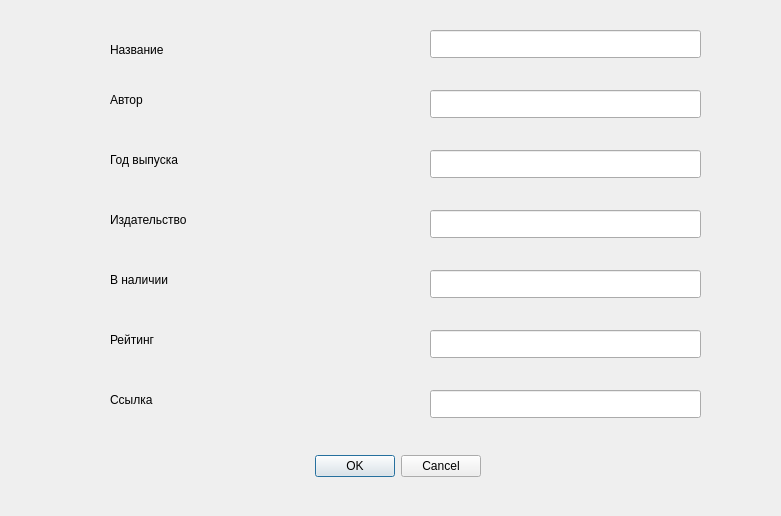
<?xml version="1.0" encoding="UTF-8"?>
<ui version="4.0">
 <class>EditBook</class>
 <widget class="QDialog" name="EditBook">
  <property name="geometry">
   <rect>
    <x>0</x>
    <y>0</y>
    <width>781</width>
    <height>516</height>
   </rect>
  </property>
  <property name="windowTitle">
   <string>Dialog</string>
  </property>
  <widget class="QDialogButtonBox" name="buttonBox">
   <property name="geometry">
    <rect>
     <x>310</x>
     <y>450</y>
     <width>171</width>
     <height>32</height>
    </rect>
   </property>
   <property name="orientation">
    <enum>Qt::Orientation::Horizontal</enum>
   </property>
   <property name="standardButtons">
    <set>QDialogButtonBox::StandardButton::Cancel|QDialogButtonBox::StandardButton::Ok</set>
   </property>
  </widget>
  <widget class="QLabel" name="titleBook">
   <property name="geometry">
    <rect>
     <x>110</x>
     <y>40</y>
     <width>151</width>
     <height>20</height>
    </rect>
   </property>
   <property name="text">
    <string>Название</string>
   </property>
  </widget>
  <widget class="QLabel" name="authorBook">
   <property name="geometry">
    <rect>
     <x>110</x>
     <y>90</y>
     <width>151</width>
     <height>20</height>
    </rect>
   </property>
   <property name="text">
    <string>Автор</string>
   </property>
  </widget>
  <widget class="QLabel" name="releaseBook">
   <property name="geometry">
    <rect>
     <x>110</x>
     <y>150</y>
     <width>151</width>
     <height>20</height>
    </rect>
   </property>
   <property name="text">
    <string>Год выпуска</string>
   </property>
  </widget>
  <widget class="QLabel" name="publishigBook">
   <property name="geometry">
    <rect>
     <x>110</x>
     <y>210</y>
     <width>151</width>
     <height>20</height>
    </rect>
   </property>
   <property name="text">
    <string>Издательство</string>
   </property>
  </widget>
  <widget class="QLabel" name="in_stockBook">
   <property name="geometry">
    <rect>
     <x>110</x>
     <y>270</y>
     <width>151</width>
     <height>20</height>
    </rect>
   </property>
   <property name="text">
    <string>В наличии</string>
   </property>
  </widget>
  <widget class="QLabel" name="ratingBook">
   <property name="geometry">
    <rect>
     <x>110</x>
     <y>330</y>
     <width>151</width>
     <height>20</height>
    </rect>
   </property>
   <property name="text">
    <string>Рейтинг</string>
   </property>
  </widget>
  <widget class="QLabel" name="urlBook">
   <property name="geometry">
    <rect>
     <x>110</x>
     <y>390</y>
     <width>151</width>
     <height>20</height>
    </rect>
   </property>
   <property name="text">
    <string>Ссылка</string>
   </property>
  </widget>
  <widget class="QLineEdit" name="titleEditBook">
   <property name="geometry">
    <rect>
     <x>430</x>
     <y>30</y>
     <width>271</width>
     <height>28</height>
    </rect>
   </property>
  </widget>
  <widget class="QLineEdit" name="authorEditBook">
   <property name="geometry">
    <rect>
     <x>430</x>
     <y>90</y>
     <width>271</width>
     <height>28</height>
    </rect>
   </property>
  </widget>
  <widget class="QLineEdit" name="releaseEditBook">
   <property name="geometry">
    <rect>
     <x>430</x>
     <y>150</y>
     <width>271</width>
     <height>28</height>
    </rect>
   </property>
  </widget>
  <widget class="QLineEdit" name="publishingEditBook">
   <property name="geometry">
    <rect>
     <x>430</x>
     <y>210</y>
     <width>271</width>
     <height>28</height>
    </rect>
   </property>
  </widget>
  <widget class="QLineEdit" name="in_stockEditBook">
   <property name="geometry">
    <rect>
     <x>430</x>
     <y>270</y>
     <width>271</width>
     <height>28</height>
    </rect>
   </property>
  </widget>
  <widget class="QLineEdit" name="ratingEditBook">
   <property name="geometry">
    <rect>
     <x>430</x>
     <y>330</y>
     <width>271</width>
     <height>28</height>
    </rect>
   </property>
  </widget>
  <widget class="QLineEdit" name="urlEditBook">
   <property name="geometry">
    <rect>
     <x>430</x>
     <y>390</y>
     <width>271</width>
     <height>28</height>
    </rect>
   </property>
  </widget>
 </widget>
 <resources/>
 <connections>
  <connection>
   <sender>buttonBox</sender>
   <signal>accepted()</signal>
   <receiver>EditBook</receiver>
   <slot>accept()</slot>
   <hints>
    <hint type="sourcelabel">
     <x>248</x>
     <y>254</y>
    </hint>
    <hint type="destinationlabel">
     <x>157</x>
     <y>274</y>
    </hint>
   </hints>
  </connection>
  <connection>
   <sender>buttonBox</sender>
   <signal>rejected()</signal>
   <receiver>EditBook</receiver>
   <slot>reject()</slot>
   <hints>
    <hint type="sourcelabel">
     <x>316</x>
     <y>260</y>
    </hint>
    <hint type="destinationlabel">
     <x>286</x>
     <y>274</y>
    </hint>
   </hints>
  </connection>
 </connections>
</ui>
